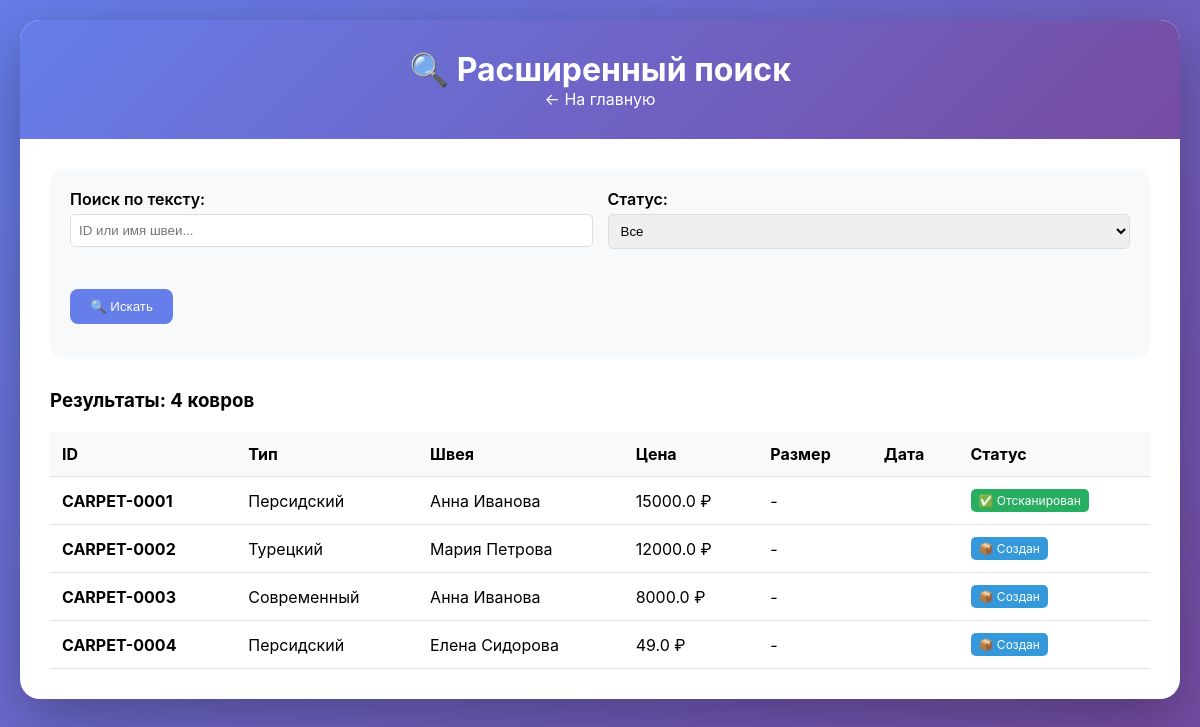
Screenshot of /search with the database file from the repository.
### app.py (models this page shows)
class Carpet(db.Model):
    id = db.Column(db.Integer, primary_key=True)
    carpet_id = db.Column(db.String(50), unique=True, nullable=False)
    carpet_type_id = db.Column(db.Integer, db.ForeignKey('carpet_type.id'), nullable=False)
    craftsman_id = db.Column(db.Integer, db.ForeignKey('craftsman.id'), nullable=False)
    price = db.Column(db.Float, nullable=False)
    size = db.Column(db.String(50))
    material = db.Column(db.String(100))
    color = db.Column(db.String(50))
    status = db.Column(db.String(50), default='created')
    scanned_at = db.Column(db.String(20), nullable=True)
    scanned_by = db.Column(db.String(50), default='admin')
    notes = db.Column(db.Text)
    qr_code_path = db.Column(db.String(200))
    created_at = db.Column(db.DateTime, default=datetime.utcnow)

class CarpetType(db.Model):
    id = db.Column(db.Integer, primary_key=True)
    name = db.Column(db.String(100), nullable=False, unique=True)
    base_price = db.Column(db.Float, nullable=False)
    description = db.Column(db.Text)
    created_at = db.Column(db.DateTime, default=datetime.utcnow)
    carpets = db.relationship('Carpet', backref='carpet_type_ref', lazy=True)

class Craftsman(db.Model):
    id = db.Column(db.Integer, primary_key=True)
    name = db.Column(db.String(100), nullable=False)
    phone = db.Column(db.String(20))
    created_at = db.Column(db.DateTime, default=datetime.utcnow)
    carpets = db.relationship('Carpet', backref='craftsman_ref', cascade="all, delete-orphan")

### app.py (the view)
@app.route('/search')
def search():
    q = request.args.get('q', '')
    status = request.args.get('status', '')
    craftsman_id = request.args.get('craftsman_id', '')
    carpet_type_id = request.args.get('carpet_type_id', '')
    scan_date_from = request.args.get('scan_date_from', '')
    scan_date_to = request.args.get('scan_date_to', '')
    query = Carpet.query
    if q:
        query = query.filter(Carpet.carpet_id.contains(q) | Carpet.craftsman_ref.has(name=q))
    if status:
        query = query.filter(Carpet.status == status)
    if craftsman_id:
        query = query.filter(Carpet.craftsman_id == craftsman_id)
    if carpet_type_id:
        query = query.filter(Carpet.carpet_type_id == carpet_type_id)
    if scan_date_from:
        query = query.filter(Carpet.scanned_at >= scan_date_from)
    if scan_date_to:
        query = query.filter(Carpet.scanned_at <= scan_date_to)
    carpets = query.all()
    craftsmen_stats = []
    for c in Craftsman.query.all():
        count = Carpet.query.filter_by(craftsman_id=c.id).count()
        scanned = Carpet.query.filter_by(craftsman_id=c.id, status='scanned').count()
        craftsmen_stats.append({'id': c.id, 'name': c.name, 'count': count, 'scanned': scanned})
    return render_template('search.html', carpets=carpets, query=q, status=status,
        craftsmen_stats=craftsmen_stats, craftsmen=Craftsman.query.all(),
        carpet_types=CarpetType.query.all(), selected_craftsman=craftsman_id,
        selected_type=carpet_type_id, scan_date_from=scan_date_from, scan_date_to=scan_date_to)

### templates/search.html (shortened to what this page needs)
<!DOCTYPE html>
<html lang="ru">
<head>
</head>
<body>
    <div class="container">
        <div class="header">
            <h1>🔍 Расширенный поиск</h1>
            <a href="/">← На главную</a>
        </div>
        <div class="content">
            <div class="search-form">
                <form method="GET" action="/search">
                    <div class="form-row">
                        <div class="form-group">
                            <label>Поиск по тексту:</label>
                            <input type="text" name="q" placeholder="ID или имя швеи..." value="{{ query }}">
                        </div>
                        <div class="form-group">
                            <label>Статус:</label>
                            <select name="status">
                                <option value="">Все</option>
                            </select>
                        </div>
                    </div>
                    <div class="form-row">
                        <div class="form-group">
                            <label>&nbsp;</label>
                            <button type="submit">🔍 Искать</button>
                        </div>
                    </div>
                </form>
            </div>
            <h3>Результаты: {{ carpets|length }} ковров</h3>
            {% if carpets %}
            <div style="overflow-x: auto;">
                <table>
                    <thead>
                        <tr>
                            <th>ID</th>
                            <th>Тип</th>
                            <th>Швея</th>
                            <th>Цена</th>
                            <th>Размер</th>
                            <th>Дата</th>
                            <th>Статус</th>
                        </tr>
                    </thead>
                    <tbody>
                        {% for carpet in carpets %}
                        <tr>
                            <td><strong>{{ carpet.carpet_id }}</strong></td>
                            <td>{{ carpet.carpet_type_ref.name if carpet.carpet_type_ref else '-' }}</td>
                            <td>{{ carpet.craftsman_ref.name if carpet.craftsman_ref else '-' }}</td>
                            <td>{{ carpet.price }} ₽</td>
                            <td>{{ carpet.size or '-' }}</td>
                            <td>{{ carpet.date_created }}</td>
                            <td>
                                {% if carpet.status == 'created' %}
                                <span class="status-badge" style="background: #3498db;">📦 Создан</span>
                                {% elif carpet.status == 'scanned' %}
                                <span class="status-badge" style="background: #27ae60;">✅ Отсканирован</span>
                                {% elif carpet.status == 'sold' %}
                                <span class="status-badge" style="background: #95a5a6;">💰 Продан</span>
                                {% else %}
                                <span class="status-badge" style="background: #95a5a6;">{{ carpet.status }}</span>
                                {% endif %}
                            </td>
                        </tr>
                        {% endfor %}
                    </tbody>
                </table>
            </div>
            {% else %}
            <p>Ничего не найдено</p>
            {% endif %}
        </div>
    </div>
</body>
</html>

### templates/search.html (style rules this page uses)
* { margin: 0; padding: 0; box-sizing: border-box; }
body { font-family: -apple-system, BlinkMacSystemFont, 'Segoe UI', Roboto, Arial, sans-serif; background: linear-gradient(135deg, #667eea 0%, #764ba2 100%); min-height: 100vh; padding: 20px; }
.container { max-width: 1400px; margin: 0 auto; background: white; border-radius: 20px; box-shadow: 0 20px 60px rgba(0,0,0,0.3); overflow: hidden; }
.header { background: linear-gradient(135deg, #667eea 0%, #764ba2 100%); color: white; padding: 30px; text-align: center; }
.header a { color: white; text-decoration: none; }
.content { padding: 30px; }
.search-form { background: #f8f9fa; padding: 20px; border-radius: 15px; margin-bottom: 30px; }
.form-row { display: grid; grid-template-columns: repeat(auto-fit, minmax(200px, 1fr)); gap: 15px; margin-bottom: 15px; }
.form-group label { display: block; margin-bottom: 5px; font-weight: 600; }
.form-group input, .form-group select { width: 100%; padding: 8px; border: 1px solid #ddd; border-radius: 5px; }
button { padding: 10px 20px; background: #667eea; color: white; border: none; border-radius: 8px; cursor: pointer; }
table { width: 100%; border-collapse: collapse; margin-top: 20px; }
th, td { padding: 12px; text-align: left; border-bottom: 1px solid #e0e0e0; }
th { background: #f8f9fa; }
.status-badge { display: inline-block; padding: 4px 8px; border-radius: 5px; color: white; font-size: 12px; }

### rows the page displays
Carpet: carpet_id "CARPET-0001", carpet_type_ref "Персидский", craftsman_ref "Анна Иванова", price "15000.0", size "-", status "✅ Отсканирован"
Carpet: carpet_id "CARPET-0002", carpet_type_ref "Турецкий", craftsman_ref "Мария Петрова", price "12000.0", size "-", status "📦 Создан"
Carpet: carpet_id "CARPET-0003", carpet_type_ref "Современный", craftsman_ref "Анна Иванова", price "8000.0", size "-", status "📦 Создан"
Carpet: carpet_id "CARPET-0004", carpet_type_ref "Персидский", craftsman_ref "Елена Сидорова", price "49.0", size "-", status "📦 Создан"

### other values shown
{{ carpets|length }} "4"
